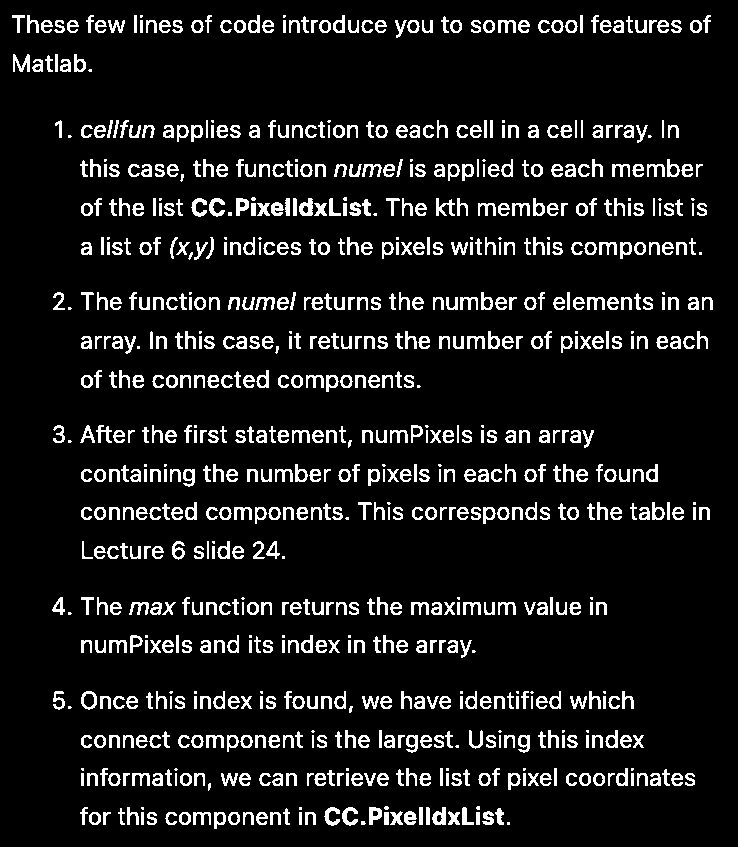
%> input picture Lab4-Morphology-main/assets/text_bw.tif, 738 x 847 px
$ octave Task6.m   (GNU Octave 9; MATLAB toolbox functions it lacks are replaced by stand-ins)
%> lines starting %> are read from the running program, lines starting %| are printed output that depends on the picture; in (x1, y1, x2, y2) boxes, pixels count from 0 and x2, y2 are one past the last pixel; in counts of white or black regions, pixels touching at a corner belong together; the program's own positions count from 1
clear all
close all
f = imread('assets/text_bw.tif');
%> f is the input picture: size 847x738 uint8; 9.6% white in thin lines or dots
se = ones(17,1);
g = imerode(f, se);
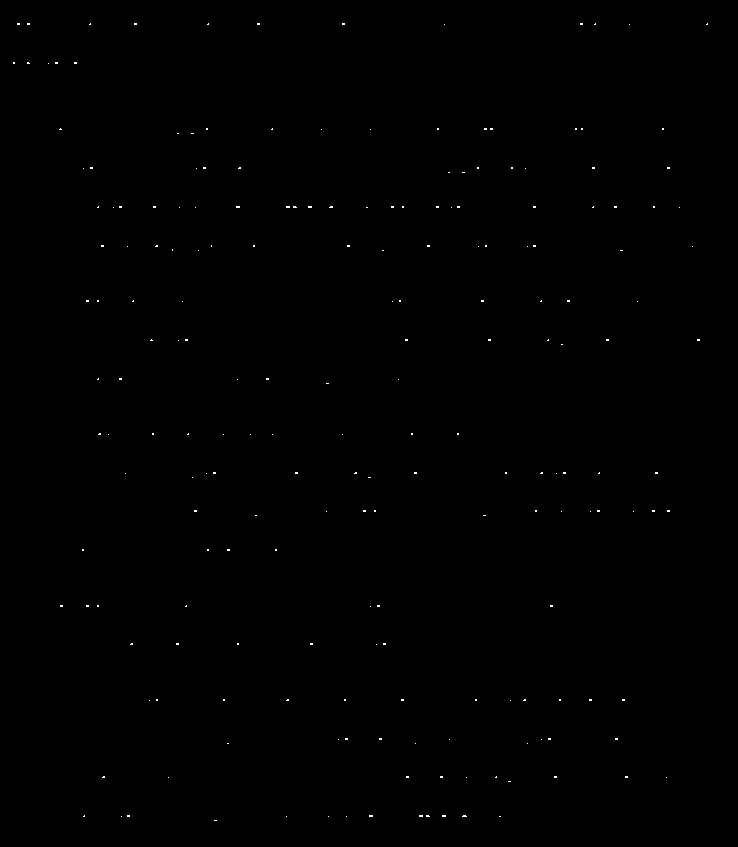
%> g: size 847x738 uint8; 0.13% white in thin lines or dots, all inside (x1, y1, x2, y2) = (13, 23, 708, 821)
fo = imopen(f, se);     % perform open to compare
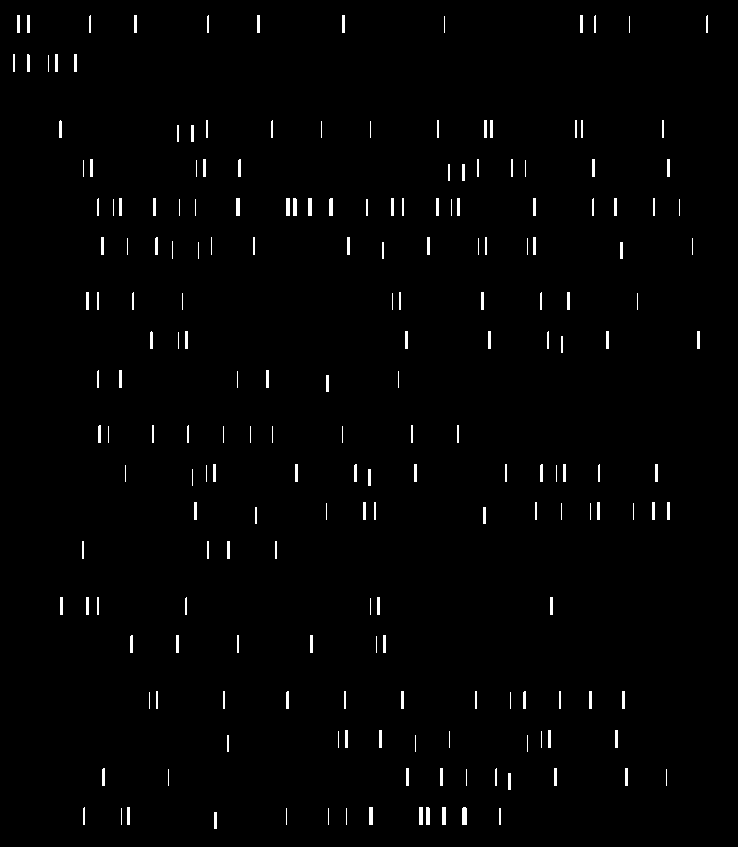
%> fo: size 847x738 uint8; 1.3% white; 204 white regions (55 under 20 px), largest, box (x1, y1, x2, y2) and area: (462, 807, 467, 825) 88, (236, 198, 240, 216) 72, (286, 198, 290, 216) 72
fr = imreconstruct(g, f);
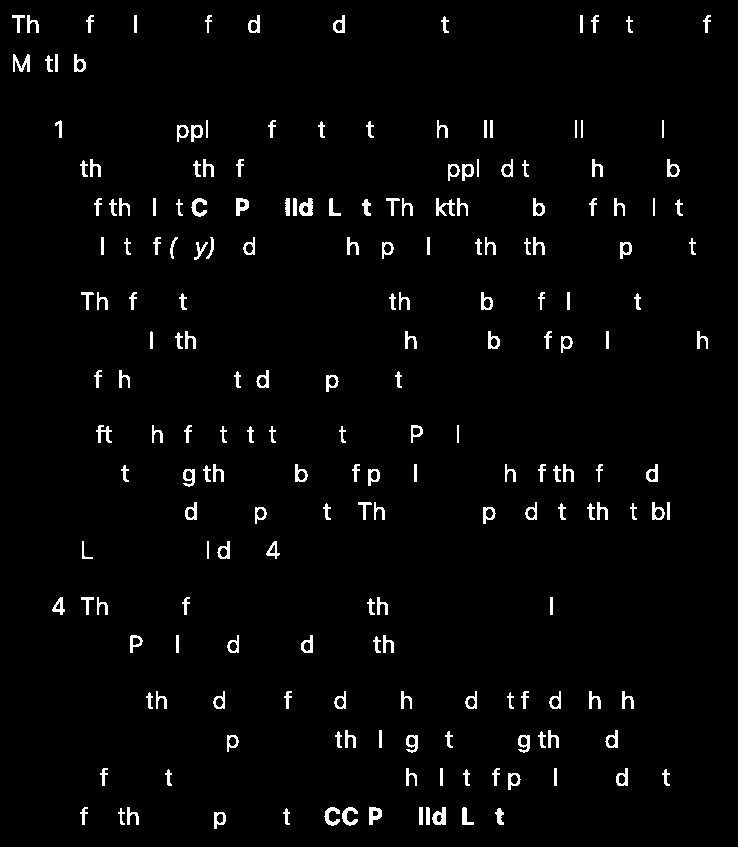
%> fr: size 847x738 uint8; 2.7% white; 201 white regions, largest, box (x1, y1, x2, y2) and area: (13, 54, 30, 72) 166, (299, 198, 313, 216) 165, (436, 198, 455, 216) 163
montage({f, g, fo, fr}, "size", [2 2])
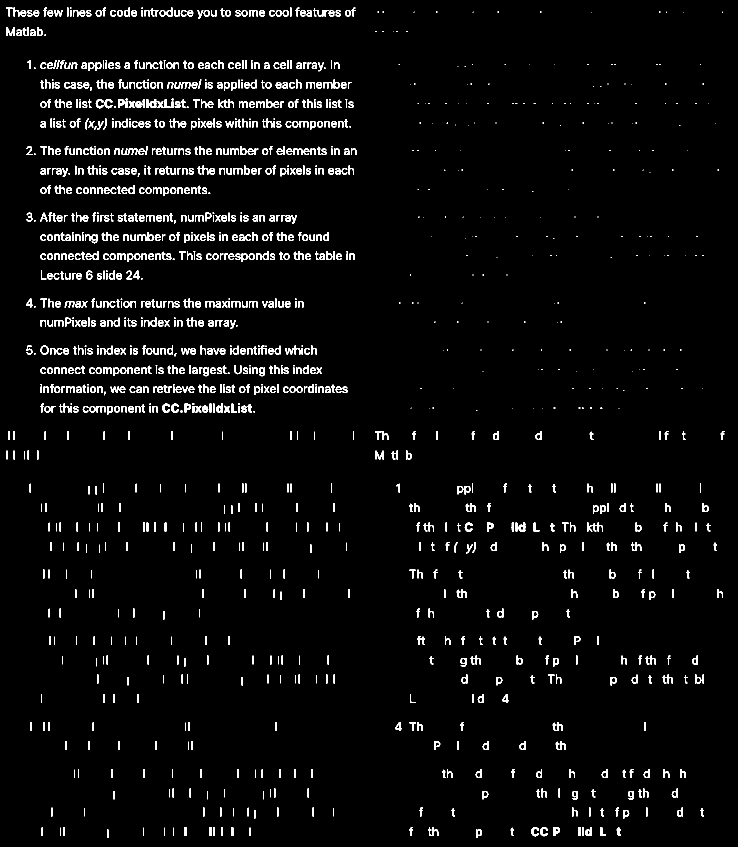
%> displayed picture: size 1694x1476, on the screen's scale of 0 to 255 (shown at 1/2 size); 3.4% white; 1439 white regions (344 under 20 px), largest, box (x1, y1, x2, y2) and area: (13, 54, 30, 72) 166, (751, 901, 768, 919) 166, (299, 198, 313, 216) 165

ff = imfill(f);
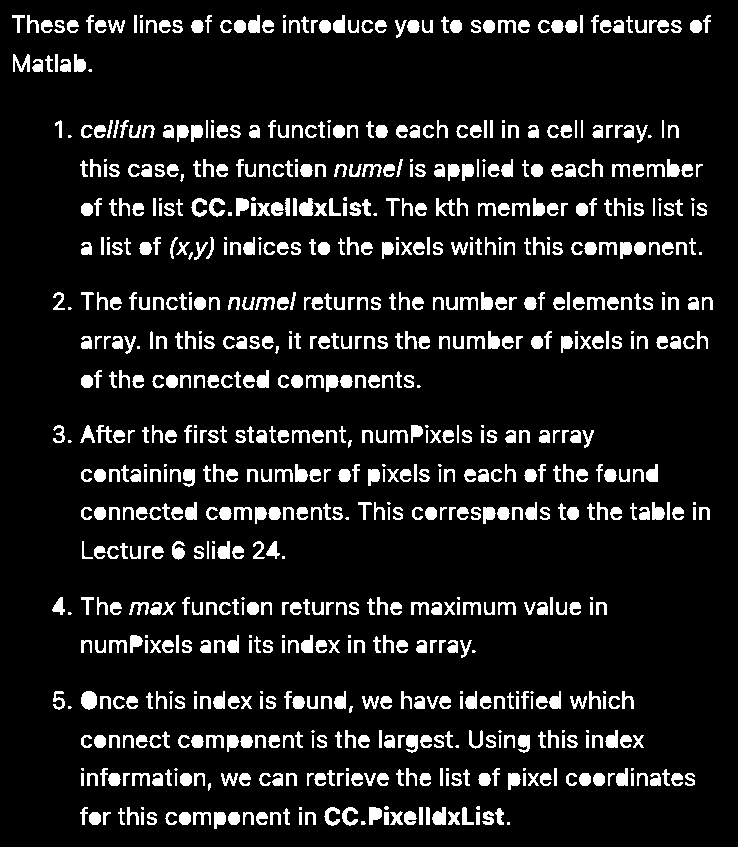
%> ff: size 847x738 uint8; 10.6% white; 830 white regions (85 under 20 px), largest, box (x1, y1, x2, y2) and area: (81, 691, 97, 710) 245, (299, 198, 313, 216) 193, (432, 807, 446, 825) 187
figure
montage({f, ff})
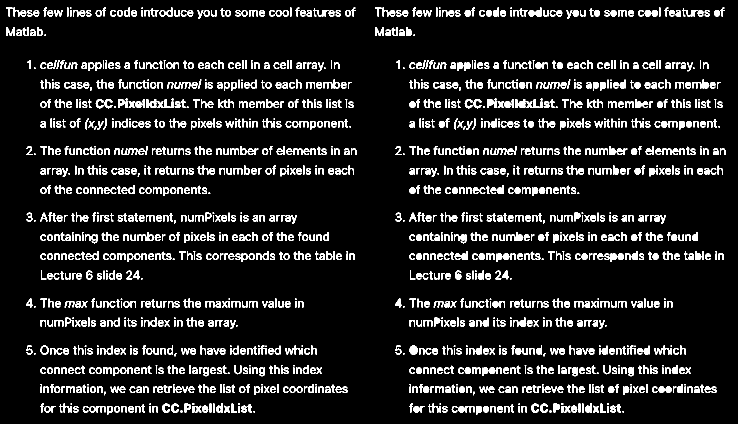
%> displayed picture: size 847x1476, on the screen's scale of 0 to 255 (shown at 1/2 size); 10.1% white; 1660 white regions (170 under 20 px), largest, box (x1, y1, x2, y2) and area: (819, 691, 835, 710) 245, (1037, 198, 1051, 216) 193, (1170, 807, 1184, 825) 187
